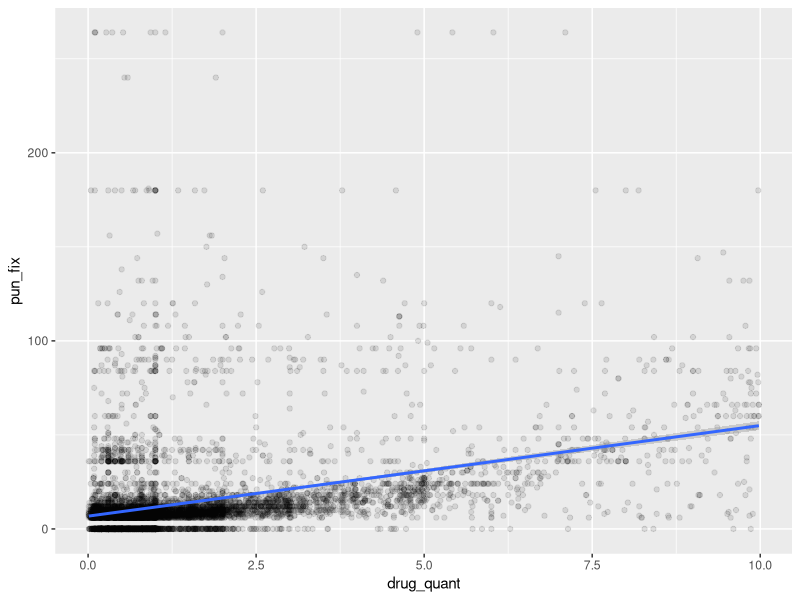
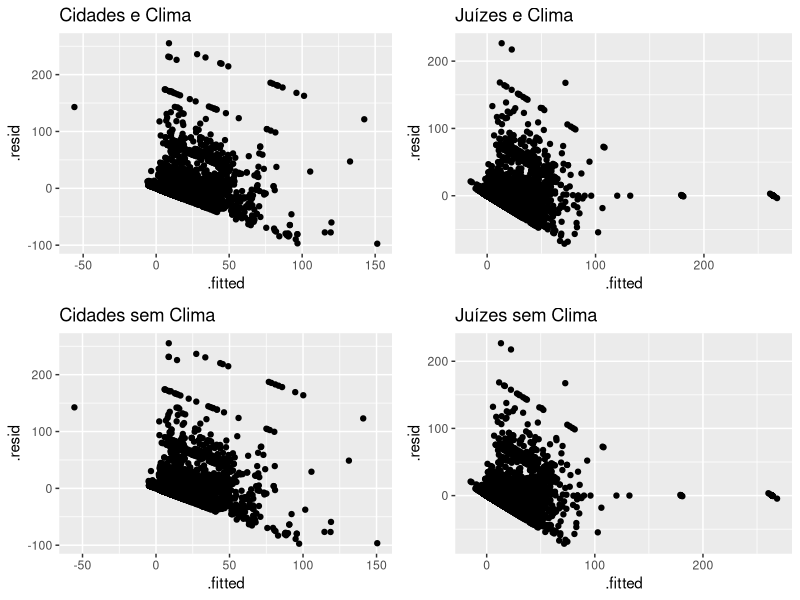

Here is the R script that generated these plots, in order:
## ---- chunk 1
knitr::opts_chunk$set(echo = FALSE)
library("haven")
library(tidyverse)
library(gridExtra)
library(car)
dados<-read_dta("master_public.dta")

## ---- chunk 2
minor=filter(dados, dados$drug_quant< 10)
pun_quant<-lm(pun_fix~drug_quant, minor)
## ---- chunk 3
names(minor)
nrow(dados)
nrow(minor)
## ---- chunk 4
summary(pun_quant)
## ---- chunk 5
ggplot(minor, aes(drug_quant,pun_fix))+geom_point(alpha=1/10)+geom_smooth(method = lm)
## ---- chunk 6
pun_qc<-lm(pun_fix~drug_quant+factor(city), minor)
summary(pun_qc)
## ---- chunk 7
pun_qe<-lm(pun_fix ~ drug_quant + defrecid + defgoodattitude + crimedrugmanufacture + crimedrugtraffic + crimedrugsmuggle + crimedrugtransport + crimedrugpossession, minor)
summary(pun_qe)
## ---- chunk 8
pun_qce<-lm(pun_fix ~ drug_quant + defrecid + defgoodattitude + crimedrugmanufacture + crimedrugtraffic + crimedrugsmuggle + crimedrugtransport + crimedrugpossession + factor(city), minor)
spun_qce<-summary(pun_qce)
spun_qce$coefficients[1:9,]
## ---- chunk 9
pun_qje<-lm(pun_fix ~ drug_quant + defrecid + defgoodattitude + crimedrugmanufacture + crimedrugtraffic + crimedrugsmuggle + crimedrugtransport + crimedrugpossession + factor(judge1_factor), minor)
spun_qje<-summary(pun_qje)
spun_qje$coefficients[1:9,]
## ---- chunk 10
pun_qcet<-lm(pun_fix ~ drug_quant + pm_r + temp + humi + factor(city) + defrecid + defgoodattitude + crimedrugmanufacture + crimedrugtraffic + crimedrugsmuggle + crimedrugtransport + crimedrugpossession, minor)
spun_qcet<-summary(pun_qcet)
spun_qcet$coefficients[1:5,]
hip1<-linearHypothesis(pun_qcet, c("pm_r=0", "temp=0", "humi=0"))
hip1[2,5:6]
## ---- chunk 11
pun_qjet<-lm(pun_fix ~ drug_quant + pm_r + temp + humi + factor(judge1_factor) + defrecid + defgoodattitude + crimedrugmanufacture + crimedrugtraffic + crimedrugsmuggle + crimedrugtransport + crimedrugpossession, minor)
spun_qjet<-summary(pun_qjet)
spun_qjet$coefficients[1:5,]
hip2<-linearHypothesis(pun_qjet, c("pm_r=0", "temp=0", "humi=0"))
hip2[2,5:6]
## ---- chunk 12

p1<-ggplot(pun_qcet, aes(x=.fitted, y=.resid))+geom_point()+labs(title="Cidades e Clima")
p2<-ggplot(pun_qjet, aes(x=.fitted, y=.resid))+geom_point()+labs(title="Juízes e Clima")
p3<-ggplot(pun_qce, aes(x=.fitted, y=.resid))+geom_point()+labs(title="Cidades sem Clima")
p4<-ggplot(pun_qje, aes(x=.fitted, y=.resid))+geom_point()+labs(title="Juízes sem Clima")
grid.arrange(p1, p2, p3, p4, nrow=2)
